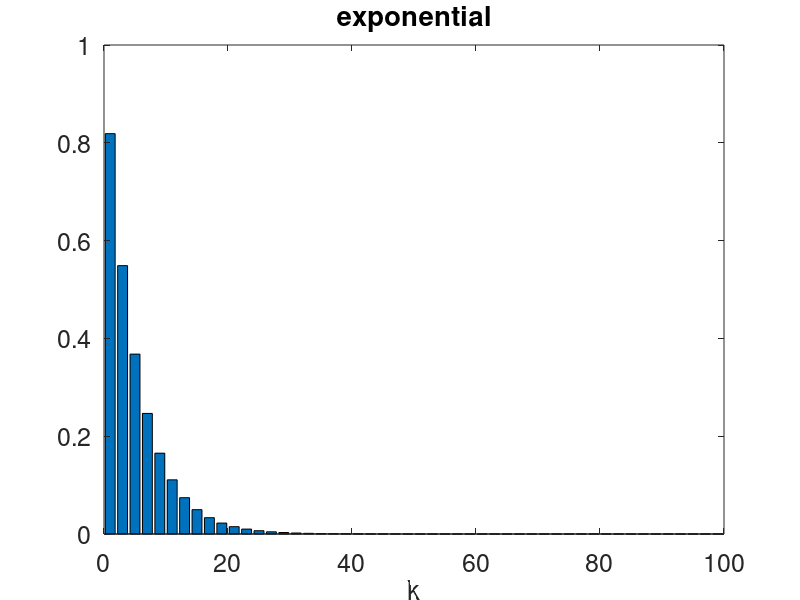
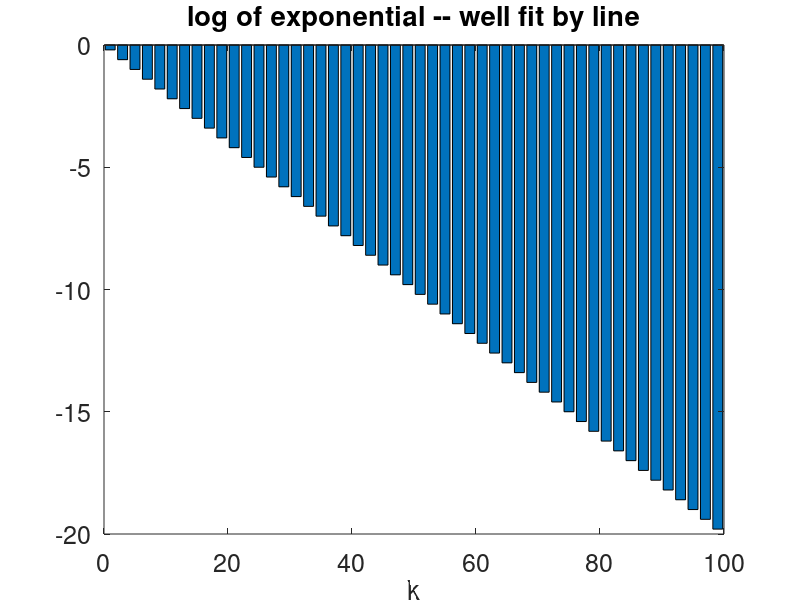
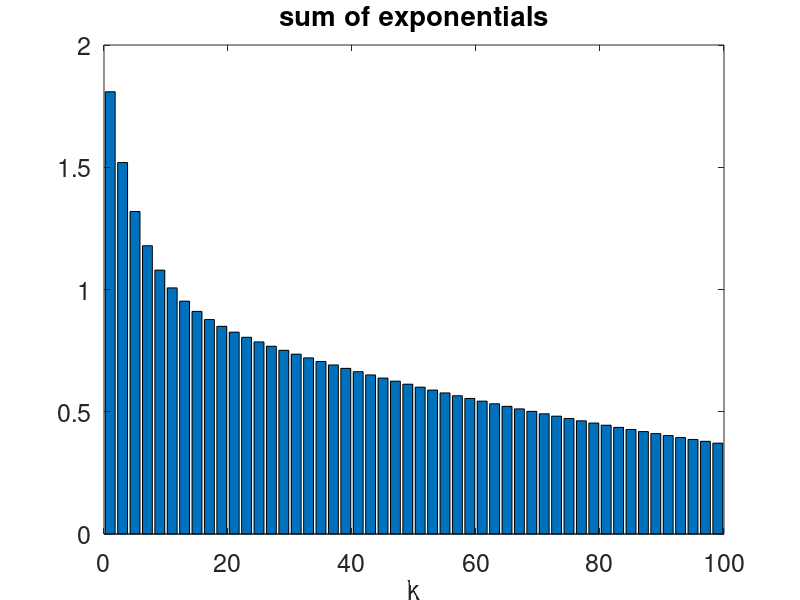
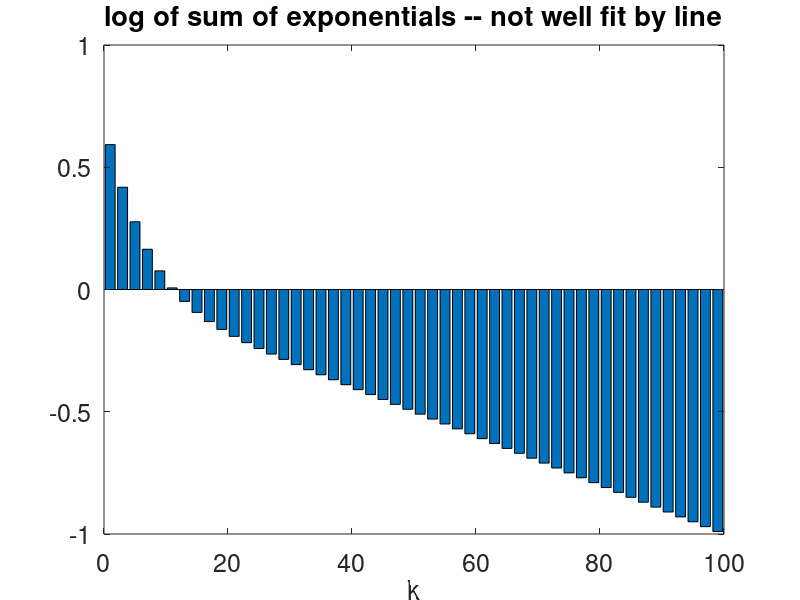

Write MATLAB code to recreate these figures, in order.
klist=1:2:100;

r1=1/5;
r2=1/100;

explist1=exp(-r1*klist);
explist2=exp(-r2*klist);
 

figure
bar(klist,(explist1))
xlabel('k','FontSize',18)
title('exponential')
set(gca,'Fontsize',18)

figure
bar(klist,log(explist1))
xlabel('k')
title('log of exponential -- well fit by line')
set(gca,'Fontsize',18)


figure
bar(klist,(explist1+explist2))
xlabel('k')
title('sum of exponentials')
set(gca,'Fontsize',18)


figure
bar(klist,log(explist1+explist2))
xlabel('k')
title('log of sum of exponentials -- not well fit by line')
set(gca,'Fontsize',18)


% figure
% subplot(121)
% set(gca,'Fontsize',18)
% bar(klist,(explist1+explist2))
% xlabel('k')
% title('split into two ranges')
% axis([0 15 -Inf Inf])
% subplot(122)
% set(gca,'Fontsize',18)
% bar(klist,(explist1+explist2))
% xlabel('k')
% axis([15 100 -Inf Inf])
